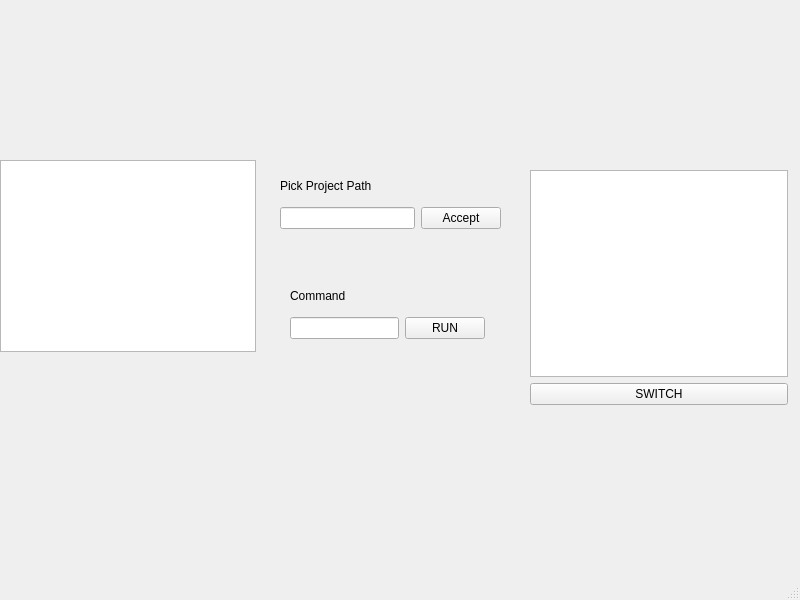
<?xml version="1.0" encoding="UTF-8"?>
<ui version="4.0">
 <class>MainWindow</class>
 <widget class="QMainWindow" name="MainWindow">
  <property name="geometry">
   <rect>
    <x>0</x>
    <y>0</y>
    <width>800</width>
    <height>600</height>
   </rect>
  </property>
  <property name="windowTitle">
   <string>MainWindow</string>
  </property>
  <widget class="QWidget" name="centralwidget">
   <widget class="QTreeView" name="treeView">
    <property name="geometry">
     <rect>
      <x>0</x>
      <y>160</y>
      <width>256</width>
      <height>192</height>
     </rect>
    </property>
   </widget>
   <widget class="QWidget" name="">
    <property name="geometry">
     <rect>
      <x>280</x>
      <y>170</y>
      <width>221</width>
      <height>59</height>
     </rect>
    </property>
    <layout class="QVBoxLayout" name="verticalLayout">
     <item>
      <widget class="QLabel" name="path_label">
       <property name="text">
        <string>Pick Project Path</string>
       </property>
      </widget>
     </item>
     <item>
      <layout class="QHBoxLayout" name="horizontalLayout">
       <item>
        <widget class="QLineEdit" name="path_lineEdit"/>
       </item>
       <item>
        <widget class="QPushButton" name="path_pushButton">
         <property name="text">
          <string>Accept</string>
         </property>
        </widget>
       </item>
      </layout>
     </item>
    </layout>
   </widget>
   <widget class="QWidget" name="">
    <property name="geometry">
     <rect>
      <x>290</x>
      <y>280</y>
      <width>195</width>
      <height>59</height>
     </rect>
    </property>
    <layout class="QVBoxLayout" name="verticalLayout_2">
     <item>
      <widget class="QLabel" name="command_label">
       <property name="text">
        <string>Command</string>
       </property>
      </widget>
     </item>
     <item>
      <layout class="QHBoxLayout" name="horizontalLayout_2">
       <item>
        <widget class="QLineEdit" name="command_lineEdit"/>
       </item>
       <item>
        <widget class="QPushButton" name="command_pushButton">
         <property name="text">
          <string>RUN</string>
         </property>
        </widget>
       </item>
      </layout>
     </item>
    </layout>
   </widget>
   <widget class="QWidget" name="">
    <property name="geometry">
     <rect>
      <x>530</x>
      <y>170</y>
      <width>258</width>
      <height>235</height>
     </rect>
    </property>
    <layout class="QVBoxLayout" name="verticalLayout_3">
     <item>
      <widget class="QListWidget" name="branchListWidget"/>
     </item>
     <item>
      <widget class="QPushButton" name="switchButton">
       <property name="text">
        <string>SWITCH</string>
       </property>
      </widget>
     </item>
    </layout>
   </widget>
  </widget>
  <widget class="QMenuBar" name="menubar">
   <property name="geometry">
    <rect>
     <x>0</x>
     <y>0</y>
     <width>800</width>
     <height>24</height>
    </rect>
   </property>
  </widget>
  <widget class="QStatusBar" name="statusbar"/>
 </widget>
 <resources/>
 <connections/>
</ui>
